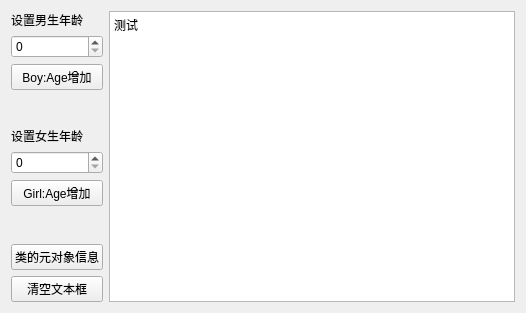
<?xml version="1.0" encoding="UTF-8"?>
<ui version="4.0">
 <class>ExWidget</class>
 <widget class="QWidget" name="ExWidget">
  <property name="geometry">
   <rect>
    <x>0</x>
    <y>0</y>
    <width>526</width>
    <height>313</height>
   </rect>
  </property>
  <property name="windowTitle">
   <string>ExWidget</string>
  </property>
  <layout class="QGridLayout" name="gridLayout_2">
   <item row="0" column="0">
    <layout class="QGridLayout" name="gridLayout">
     <item row="4" column="0">
      <widget class="QLabel" name="labGirl">
       <property name="text">
        <string>设置女生年龄</string>
       </property>
      </widget>
     </item>
     <item row="5" column="0">
      <widget class="QSpinBox" name="spinGirl"/>
     </item>
     <item row="10" column="0">
      <widget class="QPushButton" name="btnClear">
       <property name="text">
        <string>清空文本框</string>
       </property>
      </widget>
     </item>
     <item row="0" column="0">
      <widget class="QLabel" name="labBoy">
       <property name="text">
        <string>设置男生年龄</string>
       </property>
      </widget>
     </item>
     <item row="3" column="0">
      <spacer name="verticalSpacer">
       <property name="orientation">
        <enum>Qt::Orientation::Vertical</enum>
       </property>
       <property name="sizeHint" stdset="0">
        <size>
         <width>20</width>
         <height>40</height>
        </size>
       </property>
      </spacer>
     </item>
     <item row="2" column="0">
      <widget class="QPushButton" name="btnBoyAdd">
       <property name="text">
        <string>Boy:Age增加</string>
       </property>
      </widget>
     </item>
     <item row="7" column="0">
      <widget class="QPushButton" name="btnGrilAdd">
       <property name="text">
        <string>Girl:Age增加</string>
       </property>
      </widget>
     </item>
     <item row="9" column="0">
      <widget class="QPushButton" name="btnMetaObject">
       <property name="text">
        <string>类的元对象信息</string>
       </property>
      </widget>
     </item>
     <item row="1" column="0">
      <widget class="QSpinBox" name="spinBoy"/>
     </item>
     <item row="8" column="0">
      <spacer name="verticalSpacer_2">
       <property name="orientation">
        <enum>Qt::Orientation::Vertical</enum>
       </property>
       <property name="sizeHint" stdset="0">
        <size>
         <width>20</width>
         <height>40</height>
        </size>
       </property>
      </spacer>
     </item>
    </layout>
   </item>
   <item row="0" column="1">
    <widget class="QPlainTextEdit" name="textEdit">
     <property name="plainText">
      <string>测试</string>
     </property>
    </widget>
   </item>
  </layout>
 </widget>
 <resources/>
 <connections/>
</ui>
